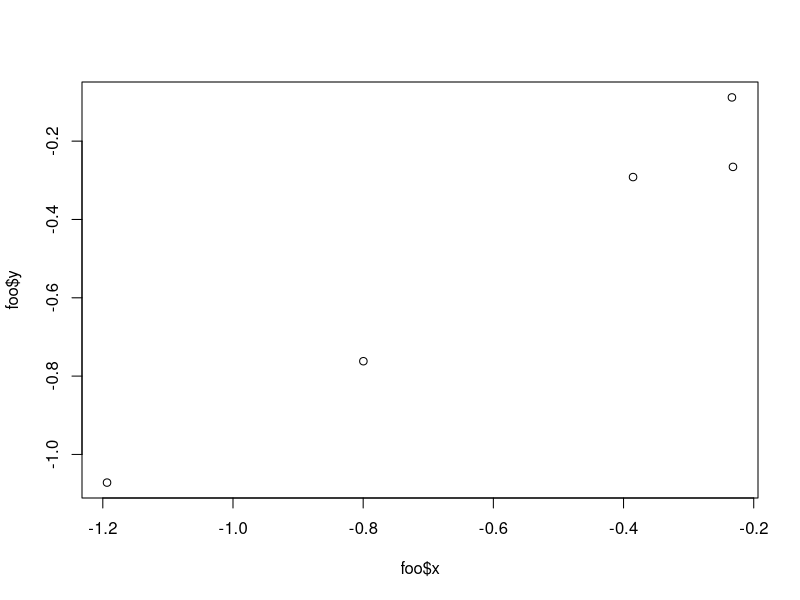
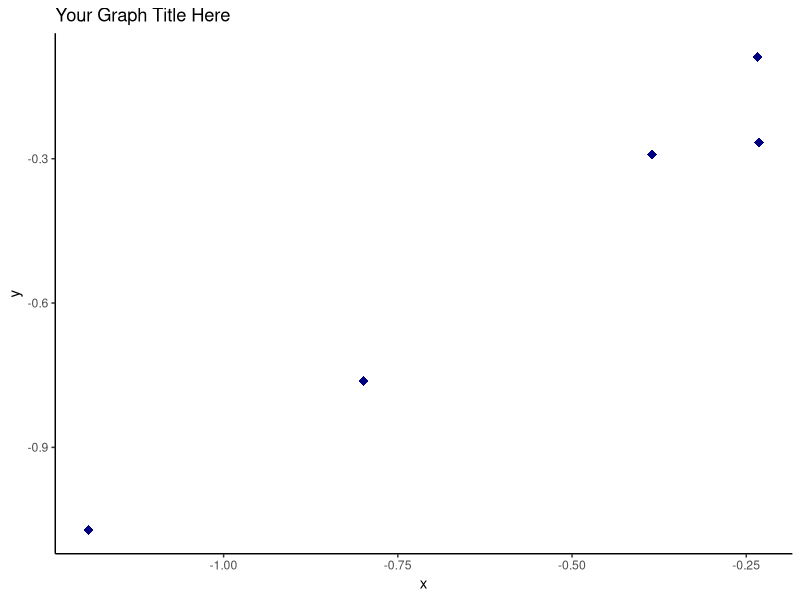
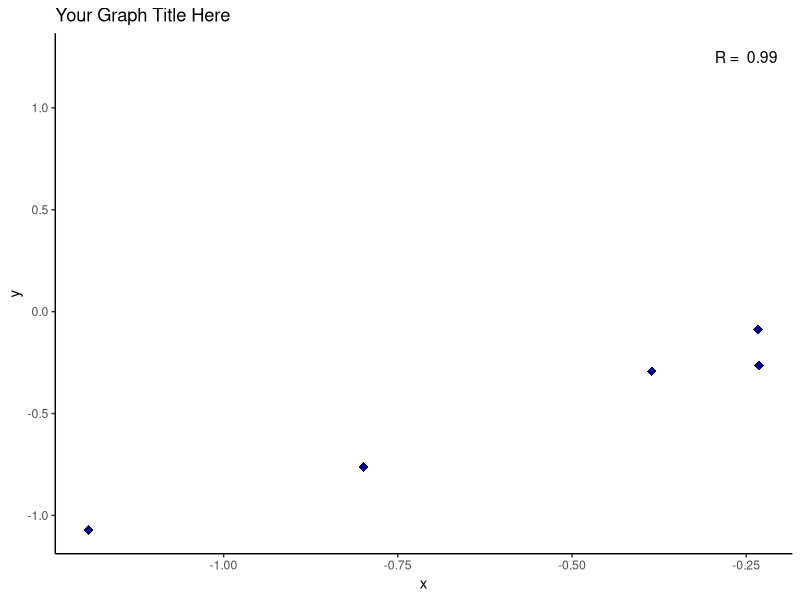

R code for these plots, in order:
## ---- chunk 1
knitr::opts_chunk$set(echo = TRUE)
## ---- chunk 2
    foo <- data.frame(x=c(-0.2319,-0.7997,-0.2335,-1.1935,-0.3854),
                      y=c(-0.26575,-0.76199,-0.08832,-1.07194,-0.29174))
    plot(foo$x,foo$y)
## ---- chunk 3
library(ggplot2)
plot1 <- ggplot() + geom_point(data = foo, aes(x = x, y = y), color = "navy", size = 3, pch = 18) + theme_classic() + labs(x = "x", y = "y", title = "Your Graph Title Here")
plot1
## ---- chunk 4
cor.foo <- round(cor(foo$x, foo$y), 2)
plot2 <- ggplot() + geom_point(data = foo, aes(x = x, y = y), color = "navy", size = 3, pch = 18) + theme_classic() + annotate(geom = "text", x = -0.25, y = 1.25, label = paste("R = ", cor.foo), size = 4) + labs(x = "x", y = "y", title = "Your Graph Title Here")
plot2
